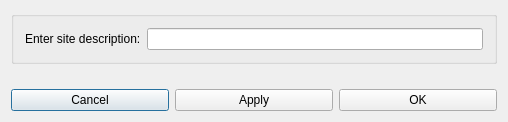
<?xml version="1.0" encoding="UTF-8"?>
<ui version="4.0">
 <class>CRegistryAddSiteBaseDialog</class>
 <widget class="QDialog" name="CRegistryAddSiteBaseDialog">
  <property name="geometry">
   <rect>
    <x>0</x>
    <y>0</y>
    <width>508</width>
    <height>122</height>
   </rect>
  </property>
  <property name="windowTitle">
   <string>Add new registry site</string>
  </property>
  <layout class="QGridLayout">
   <item row="0" column="0">
    <widget class="Q3GroupBox" name="m_groupbox">
     <property name="title">
      <string/>
     </property>
     <layout class="QGridLayout">
      <item row="0" column="1">
       <widget class="QLineEdit" name="m_lineeditdescription"/>
      </item>
      <item row="0" column="0">
       <widget class="QLabel" name="m_textlabel">
        <property name="text">
         <string>Enter site description:</string>
        </property>
        <property name="wordWrap">
         <bool>false</bool>
        </property>
       </widget>
      </item>
     </layout>
    </widget>
   </item>
   <item row="1" column="0">
    <spacer name="spacer1">
     <property name="orientation">
      <enum>Qt::Vertical</enum>
     </property>
     <property name="sizeType">
      <enum>QSizePolicy::Expanding</enum>
     </property>
     <property name="sizeHint" stdset="0">
      <size>
       <width>41</width>
       <height>16</height>
      </size>
     </property>
    </spacer>
   </item>
   <item row="2" column="0">
    <layout class="QHBoxLayout">
     <item>
      <widget class="QPushButton" name="m_pushbuttoncancel">
       <property name="text">
        <string>Cancel</string>
       </property>
      </widget>
     </item>
     <item>
      <widget class="QPushButton" name="m_pushbuttonapply">
       <property name="text">
        <string>Apply</string>
       </property>
      </widget>
     </item>
     <item>
      <widget class="QPushButton" name="m_pushbuttonok">
       <property name="text">
        <string>OK</string>
       </property>
      </widget>
     </item>
    </layout>
   </item>
  </layout>
 </widget>
 <layoutdefault spacing="6" margin="11"/>
 <pixmapfunction>qPixmapFromMimeSource</pixmapfunction>
 <customwidgets>
  <customwidget>
   <class>Q3GroupBox</class>
   <extends>QGroupBox</extends>
   <header>Qt3Support/Q3GroupBox</header>
   <container>1</container>
  </customwidget>
 </customwidgets>
 <resources/>
 <connections>
  <connection>
   <sender>m_pushbuttonok</sender>
   <signal>clicked()</signal>
   <receiver>CRegistryAddSiteBaseDialog</receiver>
   <slot>pushbuttonok_clicked()</slot>
   <hints>
    <hint type="sourcelabel">
     <x>359</x>
     <y>102</y>
    </hint>
    <hint type="destinationlabel">
     <x>20</x>
     <y>20</y>
    </hint>
   </hints>
  </connection>
  <connection>
   <sender>m_pushbuttonapply</sender>
   <signal>clicked()</signal>
   <receiver>CRegistryAddSiteBaseDialog</receiver>
   <slot>pushbuttonapply_clicked()</slot>
   <hints>
    <hint type="sourcelabel">
     <x>195</x>
     <y>102</y>
    </hint>
    <hint type="destinationlabel">
     <x>20</x>
     <y>20</y>
    </hint>
   </hints>
  </connection>
  <connection>
   <sender>m_lineeditdescription</sender>
   <signal>textChanged(QString)</signal>
   <receiver>CRegistryAddSiteBaseDialog</receiver>
   <slot>lineeditdescription_textChanged(QString)</slot>
   <hints>
    <hint type="sourcelabel">
     <x>251</x>
     <y>45</y>
    </hint>
    <hint type="destinationlabel">
     <x>5</x>
     <y>54</y>
    </hint>
   </hints>
  </connection>
  <connection>
   <sender>m_pushbuttoncancel</sender>
   <signal>clicked()</signal>
   <receiver>CRegistryAddSiteBaseDialog</receiver>
   <slot>pushbuttoncancel_clicked()</slot>
   <hints>
    <hint type="sourcelabel">
     <x>126</x>
     <y>97</y>
    </hint>
    <hint type="destinationlabel">
     <x>1</x>
     <y>97</y>
    </hint>
   </hints>
  </connection>
 </connections>
 <slots>
  <slot>lineeditdescription_textChanged(QString)</slot>
  <slot>pushbuttoncancel_clicked()</slot>
  <slot>pushbuttonapply_clicked()</slot>
  <slot>pushbuttonok_clicked()</slot>
 </slots>
</ui>
